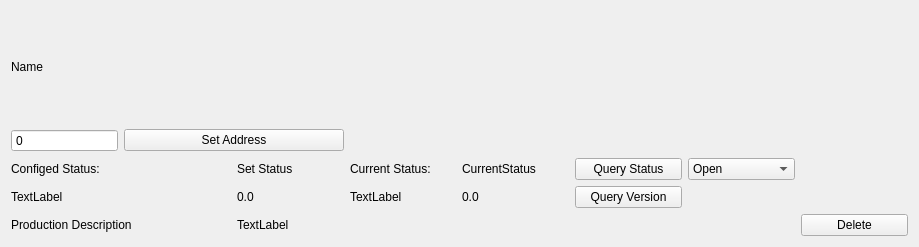
<?xml version="1.0" encoding="UTF-8"?>
<ui version="4.0">
 <class>ListViewItem</class>
 <widget class="QWidget" name="ListViewItem">
  <property name="geometry">
   <rect>
    <x>0</x>
    <y>0</y>
    <width>919</width>
    <height>247</height>
   </rect>
  </property>
  <layout class="QGridLayout" name="gridLayout">
   <item row="0" column="0" colspan="5">
    <widget class="QLabel" name="txtName">
     <property name="text">
      <string>Name</string>
     </property>
    </widget>
   </item>
   <item row="1" column="0">
    <widget class="QSpinBox" name="editAddr">
     <property name="buttonSymbols">
      <enum>QAbstractSpinBox::NoButtons</enum>
     </property>
    </widget>
   </item>
   <item row="1" column="1" colspan="2">
    <widget class="QPushButton" name="btnSetAddr">
     <property name="text">
      <string>Set Address</string>
     </property>
    </widget>
   </item>
   <item row="2" column="0" colspan="2">
    <widget class="QLabel" name="label_2">
     <property name="text">
      <string>Configed Status:</string>
     </property>
    </widget>
   </item>
   <item row="2" column="2">
    <widget class="QLabel" name="txtSetStatus">
     <property name="text">
      <string>Set Status</string>
     </property>
    </widget>
   </item>
   <item row="2" column="3">
    <widget class="QLabel" name="label">
     <property name="text">
      <string>Current Status:</string>
     </property>
    </widget>
   </item>
   <item row="2" column="4">
    <widget class="QLabel" name="txtCurStatus">
     <property name="text">
      <string>CurrentStatus</string>
     </property>
    </widget>
   </item>
   <item row="2" column="5">
    <widget class="QPushButton" name="btnQueryStatus">
     <property name="text">
      <string>Query Status</string>
     </property>
    </widget>
   </item>
   <item row="3" column="0" colspan="2">
    <widget class="QLabel" name="label_3">
     <property name="text">
      <string>TextLabel</string>
     </property>
    </widget>
   </item>
   <item row="3" column="2">
    <widget class="QLabel" name="txtHardwareVer">
     <property name="text">
      <string>0.0</string>
     </property>
    </widget>
   </item>
   <item row="3" column="3">
    <widget class="QLabel" name="label_4">
     <property name="text">
      <string>TextLabel</string>
     </property>
    </widget>
   </item>
   <item row="3" column="4">
    <widget class="QLabel" name="txtSoftwareVer">
     <property name="text">
      <string>0.0</string>
     </property>
    </widget>
   </item>
   <item row="3" column="5">
    <widget class="QPushButton" name="btnQueryVersion">
     <property name="text">
      <string>Query Version</string>
     </property>
    </widget>
   </item>
   <item row="4" column="0" colspan="2">
    <widget class="QLabel" name="label_5">
     <property name="text">
      <string>Production Description</string>
     </property>
    </widget>
   </item>
   <item row="4" column="2">
    <widget class="QLabel" name="txtProductDesc">
     <property name="text">
      <string>TextLabel</string>
     </property>
    </widget>
   </item>
   <item row="4" column="3" colspan="3">
    <spacer name="horizontalSpacer">
     <property name="orientation">
      <enum>Qt::Horizontal</enum>
     </property>
     <property name="sizeHint" stdset="0">
      <size>
       <width>331</width>
       <height>20</height>
      </size>
     </property>
    </spacer>
   </item>
   <item row="4" column="6">
    <widget class="QWidget" name="widget" native="true"/>
   </item>
   <item row="4" column="7">
    <widget class="QPushButton" name="btnDelete">
     <property name="text">
      <string>Delete</string>
     </property>
    </widget>
   </item>
   <item row="2" column="6">
    <widget class="QComboBox" name="cbbChangeStatus">
     <item>
      <property name="text">
       <string>Open</string>
      </property>
     </item>
     <item>
      <property name="text">
       <string>Close</string>
      </property>
     </item>
     <item>
      <property name="text">
       <string>Unconfiged</string>
      </property>
     </item>
    </widget>
   </item>
  </layout>
 </widget>
 <resources/>
 <connections/>
</ui>
